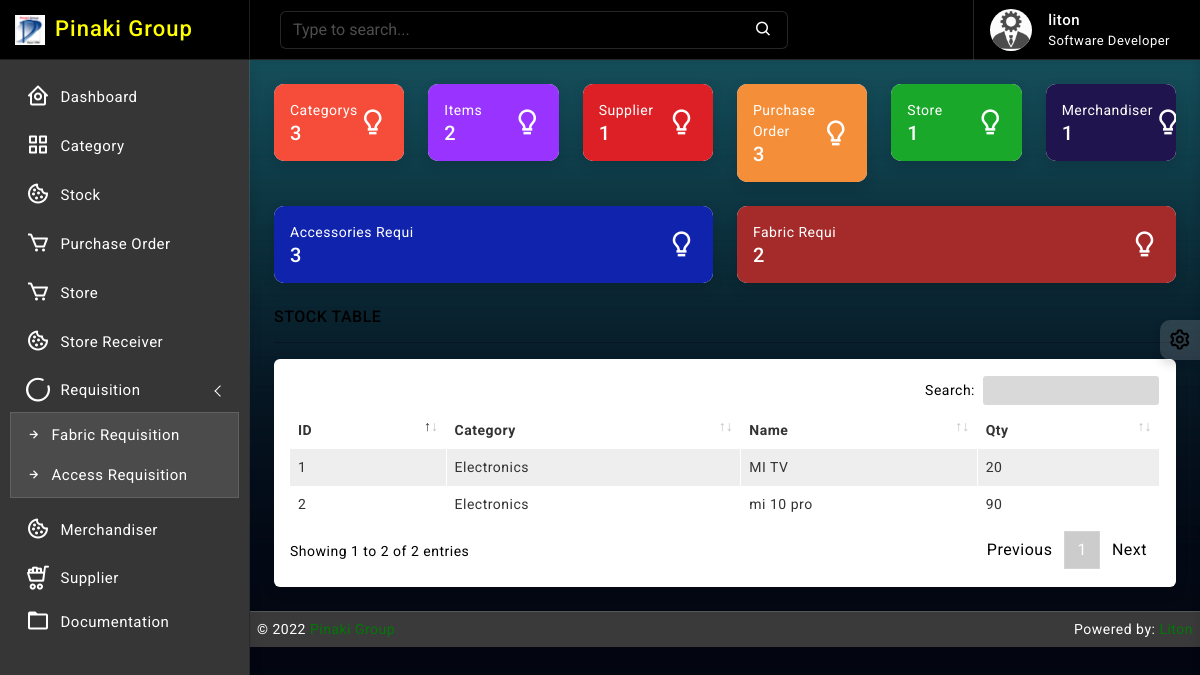
Before: / (signed in) with the older database file.
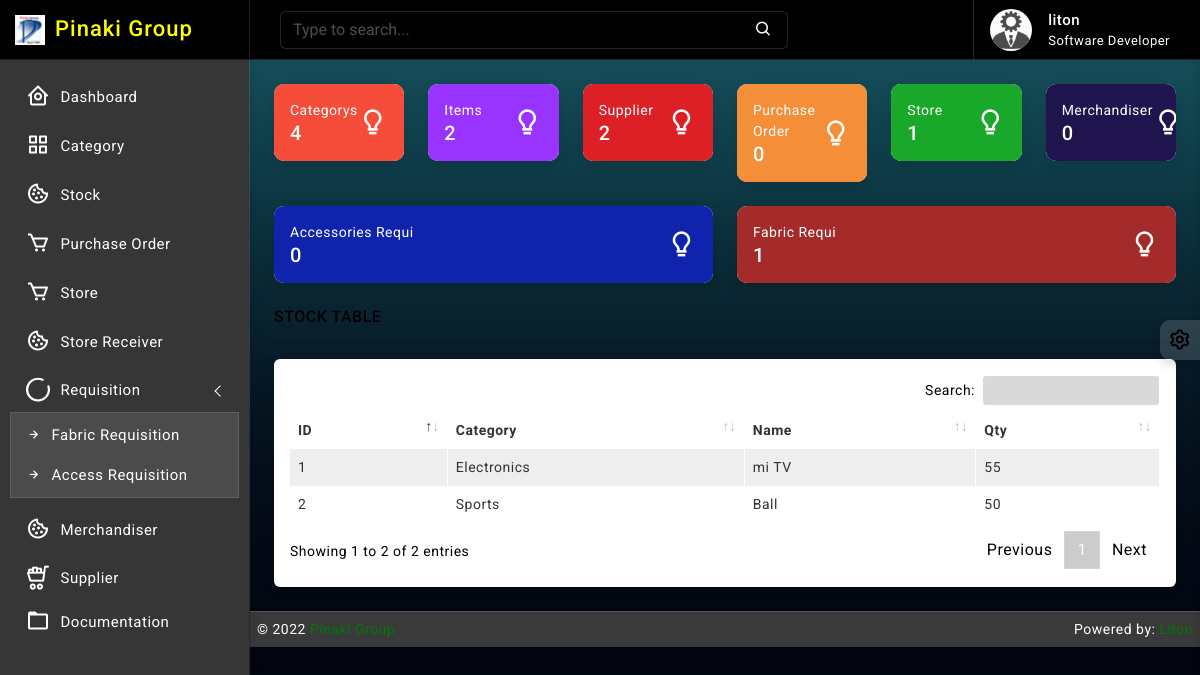
After: the same page with the newer database file.
### stock/models.py (models this page shows, shortened)
class Stock(models.Model):
    id = models.AutoField(primary_key=True)
    category = models.ForeignKey(Category, on_delete=models.CASCADE, blank=False)
    name = models.CharField(max_length=30, unique=True)
    quantity = models.IntegerField(default=1)
    is_deleted = models.BooleanField(default=False)

### category/models.py (models this page shows)
class Category(models.Model):
    name = models.CharField(max_length=64, null=True, unique=True, blank=True)
    created_at = models.DateTimeField(auto_now_add=True, auto_now=False)
    updated_at = models.DateTimeField(auto_now_add=False, auto_now=True)
    def __str__(self):
        return self.name

### accounts/decorators.py (the view)
        def wrapper_func(request, *args, **kwargs):
            group = None
            if request.user.groups.exists():
                group = request.user.groups.all()[0].name
            if group in allowed_roles:
                return view_func(request, *args, **kwargs)
            else:
                return render(request, 'accounts/index.html')

### templates/home.html (shortened to what the changed rows need)
{% extends 'base/base.html' %}
{% block body %}
{% load static %}
		<div class="page-wrapper">
			<div class="page-content">
                    <div class="row row-cols-1 row-cols-lg-2 row-cols-xl-6">
                        <div class="col">
                            <div class="card radius-10 overflow-hidden">
                                <div style="background-color: #F54D39" class="card-body">
                                    <div class="d-flex align-items-center">
                                        <div>
                                            <p style="color: #FFFFFF" class="mb-0">Categorys</p>
                                            <h5 style="color: #FFFFFF" class="mb-0">{{name}}</h5>
                                        </div>
                                    </div>
                                </div>
                            </div>
                        </div>
                        <div class="col">
                            <div class="card radius-10 overflow-hidden">
                                <div style="background-color: #DD2026" class="card-body">
                                    <div class="d-flex align-items-center">
                                        <div>
                                            <p style="color: #FFFFFF" class="mb-0">Supplier</p>
                                            <h5 style="color: #FFFFFF" class="mb-0">{{supplier_name}}</h5>
                                        </div>
                                    </div>
                                </div>
                            </div>
                        </div>
                        <div class="col">
                            <div class="card radius-10 overflow-hidden">
                                <div style="background-color: #F58E39 " class="card-body">
                                    <div class="d-flex align-items-center">
                                        <div>
                                            <p style="color: #FFFFFF" class="mb-0">Purchase Order</p>
                                            <h5 style="color: #FFFFFF" class="mb-0">{{work_order}}</h5>
                                        </div>
                                    </div>
                                </div>
                            </div>
                        </div>
                        <div class="col">
                            <div class="card radius-10 overflow-hidden">
                                <div style="background-color: #1F144D" class="card-body">
                                    <div class="d-flex align-items-center">
                                        <div>
                                            <p style="color: #FFFFFF" class="mb-0">Merchandiser</p>
                                            <h5 style="color: #FFFFFF" class="mb-0">{{office_id}}</h5>
                                        </div>
                                    </div>
                                </div>
                            </div>
                        </div>
                    </div>
                    <div class="row row-cols-1 row-cols-lg-2 row-cols-xl-12">
                        <div class="col">
                            <div class="card radius-10 overflow-hidden">
                                <div style="background-color: #1023AD" class="card-body">
                                    <div class="d-flex align-items-center">
                                        <div>
                                            <p style="color: #FFFFFF" class="mb-0">Accessories Requi</p>
                                            <h5 style="color: #FFFFFF" class="mb-0">{{supply_qty}}</h5>
                                        </div>
                                    </div>
                                </div>
                            </div>
                        </div>
                        <div class="col">
                            <div class="card radius-10 overflow-hidden">
                                <div style="background-color: #A52A2A" class="card-body">
                                    <div class="d-flex align-items-center">
                                        <div>
                                            <p style="color: #FFFFFF" class="mb-0">Fabric Requi</p>
                                            <h5 style="color: #FFFFFF" class="mb-0">{{floor}}</h5>
                                        </div>
                                    </div>
                                </div>
                            </div>
                        </div>
                    </div>
                    <div class="card">
                        <div class="card-body">
                            <div class="table-responsive">
                                <table id="example2" class="table table-striped table-bordered">
                                    <thead>
                                        <tr>
                                            <th>ID</th>
                                            <th>Category</th>
                                            <th>Name</th>
                                            <th>Qty</th>
                                        </tr>
                                    </thead>
                                    <tbody>
                                        {% for data in stocks %}
                                        <tr>
                                           <td>{{ data.id }}</td>
                                           <td>{{ data.category }}</td>
                                           <td>{{ data.name }}</td>
                                           <td>{{ data.quantity }}</td>
                                        </tr>
                                     {% endfor %}
                                    </tbody>
                                </table>
                            </div>
                        </div>
                    </div>
            </div>
        </div>
{% endblock body %}

### templates/base/slider.html (shortened to what this page needs)
{% load static %}
		<div class="sidebar-wrapper" data-simplebar="true">
			<div class="sidebar-header">
				<div>
					<img src="{% static 'images/logo-icon.png' %}" class="logo-icon" alt="logo icon">
				</div>
				<div>
					<h4 class="logo-text">Pinaki Group</h4>
				</div>
				<div class="toggle-icon ms-auto"><i class='bx bx-arrow-to-left'></i>
				</div>
			</div>
			<ul class="metismenu" id="menu">
				<li>
					<a href="{% url 'home' %}">
						<div class="parent-icon"><i class='bx bx-home-circle'></i>
						</div>
						<div class="menu-title">Dashboard</div>
					</a>
				</li>
				{% for group in user.groups.all %}
				{% if group.name == "merchandiser" %}
						<li>
							<a href="{% url 'merchandiser_read' %}">
								<div class="parent-icon"><i class='bx bx-cookie'></i>
								</div>
								<div class="menu-title">Merchandiser</div>
							</a>
						</li>
						<li>
							<a href="/supplier/create/">
								<div class="parent-icon"><i class='lni lni-cart-full'></i>
								</div>
								<div class="menu-title">Supplier</div>
							</a>
						</li>
					{% else %}
					<li>
						<a href="{% url 'category_read' %}">
							<div class="parent-icon"><i class='bx bx-grid-alt'></i>
							</div>
							<div class="menu-title">Category</div>
						</a>
					</li>
					<li>
						<a href="{% url 'stock_read' %}">
							<div class="parent-icon"><i class='bx bx-cookie'></i>
							</div>
							<div class="menu-title">Stock</div>
						</a>
					</li>
					<li>
						<a href="{% url 'po_read' %}">
							<div class="parent-icon"><i class='bx bx-cart'></i>
							</div>
							<div class="menu-title">Purchase Order</div>
						</a>
					</li>
					<li>
						<a href="{% url 'store_read' %}">
							<div class="parent-icon"><i class='bx bx-cart'></i>
							</div>
							<div class="menu-title">Store</div>
						</a>
					</li>
						<li>
							<a href="{% url 'storeRec_read' %}">
								<div class="parent-icon"><i class='bx bx-cookie'></i>
								</div>
								<div class="menu-title">Store Receiver</div>
							</a>
						</li>
						<li>
							<a href="javascript:;" class="has-arrow">
								<div class="parent-icon"><i class='lni lni-spiner-solid'></i>
								</div>
								<div class="menu-title">Requisition</div>
							</a>
							<ul>
								<li> <a href="{% url 'fabricr_read' %}"><i class="bx bx-right-arrow-alt"></i>Fabric Requisition</a>
								</li>
								<li> <a href="{% url 'ar_read' %}"><i class="bx bx-right-arrow-alt"></i>Access Requisition</a>
								</li>
							</ul>
						</li>
					<li>
						<li>
							<a href="{% url 'merchandiser_read' %}">
								<div class="parent-icon"><i class='bx bx-cookie'></i>
								</div>
								<div class="menu-title">Merchandiser</div>
							</a>
						</li>
						<li>
							<a href="/supplier/create/">
								<div class="parent-icon"><i class='lni lni-cart-full'></i>
								</div>
								<div class="menu-title">Supplier</div>
							</a>
						</li>
					{% endif %}
				{% endfor %}
					<a href="https://codervent.com/dashtreme/documentation/index.html" target="_blank">
						<div class="parent-icon"><i class="bx bx-folder"></i>
						</div>
						<div class="menu-title">Documentation</div>
					</a>
				</li>
			</ul>
		</div>

Changed rows visible on the page:
changed Stock id 2: category "Electronics" → "Sports"; name "mi 10 pro" → "Ball"; quantity "90" → "50"
changed Stock "Electronics": name "MI TV" → "mi TV"; quantity "20" → "55"
Other visible differences:
{{ name }}: "3" → "4"
{{ supplier_name }}: "1" → "2"
{{ work_order }}: "3" → "0"
{{ office_id }}: "1" → "0"
{{ supply_qty }}: "3" → "0"
{{ floor }}: "2" → "1"
